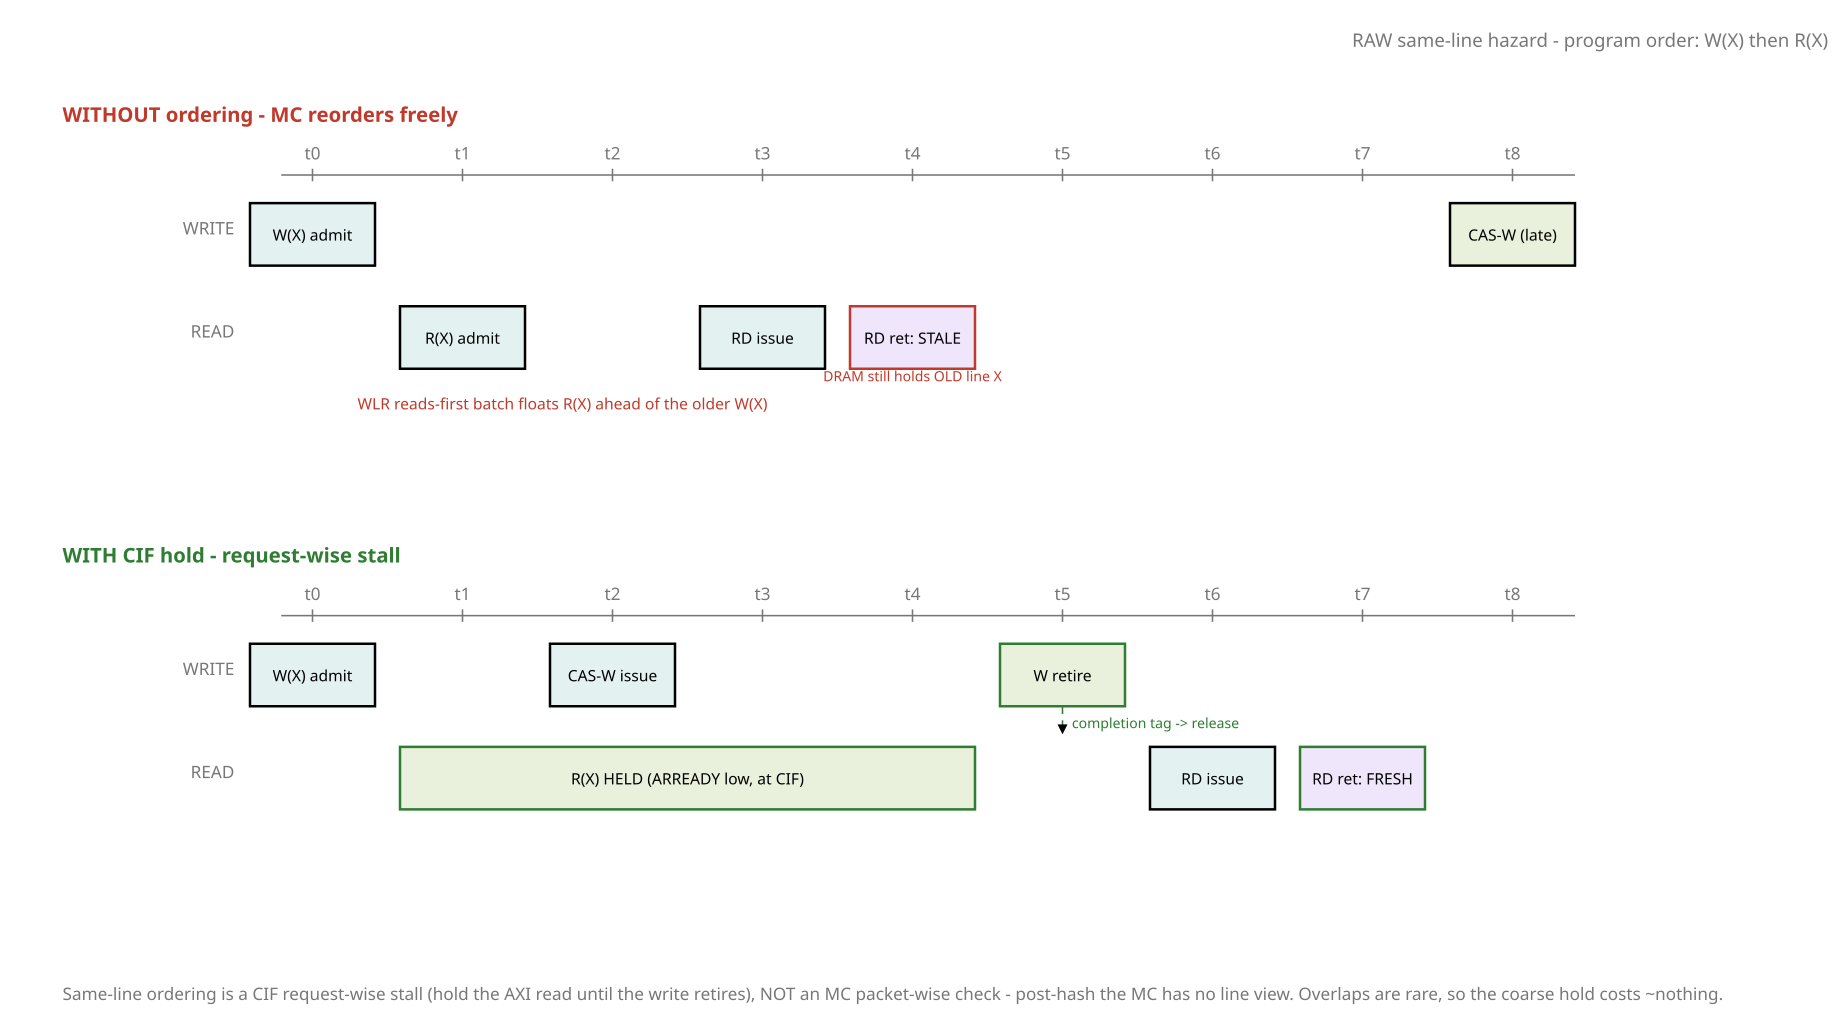

Generate this figure with Python:
from rtlfig import Fig, MUTED, FILL_CELL, FILL_ACTIVE, FILL_NEW

# fig_14 - RAW same-line hazard timeline. Top = the bug (MC reorders R ahead of
# an older same-line W -> stale read). Bottom = the fix (CIF holds the read
# request until the write retires). Invariant: same-line ordering is a CIF
# request-wise stall, never an MC packet-wise check.

BAD = "#c0392b"
OK  = "#2e7d32"

f = Fig(1180, 660)
f.note(1170, 30, "RAW same-line hazard  -  program order: W(X) then R(X)",
       anchor="end")

X0, STEP, NT = 200, 96, 9

def axis(y):
    f.line(X0 - 20, y, X0 + (NT - 1) * STEP + 40, y, stroke=MUTED)
    for i in range(NT):
        x = X0 + i * STEP
        f.line(x, y - 4, x, y + 4, stroke=MUTED)
        f.text(x, y - 10, f"t{i}", size=11, mono=False, anchor="middle",
               fill=MUTED)

def ev(cyc, y, label, span=1, fill=FILL_CELL, stroke=None):
    x = X0 + cyc * STEP - 40
    w = 80 + (span - 1) * STEP
    f.rect(x, y, w, 40, fill=fill, width=1.6, **({"stroke": stroke} if stroke else {}))
    f.text(x + w / 2, y + 24, label, size=10, mono=False, anchor="middle")

# ================= TOP: the bug =================
f.text(40, 78, "WITHOUT ordering  -  MC reorders freely", size=13,
       mono=False, bold=True, fill=BAD)
axis(112)
f.text(150, 150, "WRITE", size=11, mono=False, anchor="end", fill=MUTED)
f.text(150, 216, "READ", size=11, mono=False, anchor="end", fill=MUTED)

ev(0, 130, "W(X) admit", fill=FILL_ACTIVE)
ev(8, 130, "CAS-W (late)", fill=FILL_CELL)

ev(1, 196, "R(X) admit", fill=FILL_ACTIVE)
ev(3, 196, "RD issue", fill=FILL_ACTIVE)
ev(4, 196, "RD ret: STALE", fill=FILL_NEW, stroke=BAD)

f.text(360, 262, "WLR reads-first batch floats R(X) ahead of the older W(X)",
       size=10, mono=False, anchor="middle", fill=BAD)
f.text(X0 + 4 * STEP, 244, "DRAM still holds OLD line X", size=9, mono=False,
       anchor="middle", fill=BAD)

# ================= BOTTOM: the fix =================
f.text(40, 360, "WITH CIF hold  -  request-wise stall", size=13,
       mono=False, bold=True, fill=OK)
axis(394)
f.text(150, 432, "WRITE", size=11, mono=False, anchor="end", fill=MUTED)
f.text(150, 498, "READ", size=11, mono=False, anchor="end", fill=MUTED)

ev(0, 412, "W(X) admit", fill=FILL_ACTIVE)
ev(2, 412, "CAS-W issue", fill=FILL_ACTIVE)
ev(5, 412, "W retire", fill=FILL_CELL, stroke=OK)

ev(1, 478, "R(X) HELD  (ARREADY low, at CIF)", span=4, fill=FILL_CELL, stroke=OK)
ev(6, 478, "RD issue", fill=FILL_ACTIVE)
ev(7, 478, "RD ret: FRESH", fill=FILL_NEW, stroke=OK)

# release edge: W retire -> release read
f.path("M{} 452 L{} 470".format(X0 + 5 * STEP, X0 + 5 * STEP), arrow=True,
       dashed=True, stroke=OK)
f.text(X0 + 5 * STEP + 6, 466, "completion tag -> release", size=9, mono=False,
       fill=OK)

f.caption(40, 640, "Same-line ordering is a CIF request-wise stall (hold the AXI "
                   "read until the write retires), NOT an MC packet-wise check - "
                   "post-hash the MC has no line view. Overlaps are rare, so the "
                   "coarse hold costs ~nothing.")

f.save("fig_14_raw_timeline.svg")
print("wrote fig_14_raw_timeline.svg")
